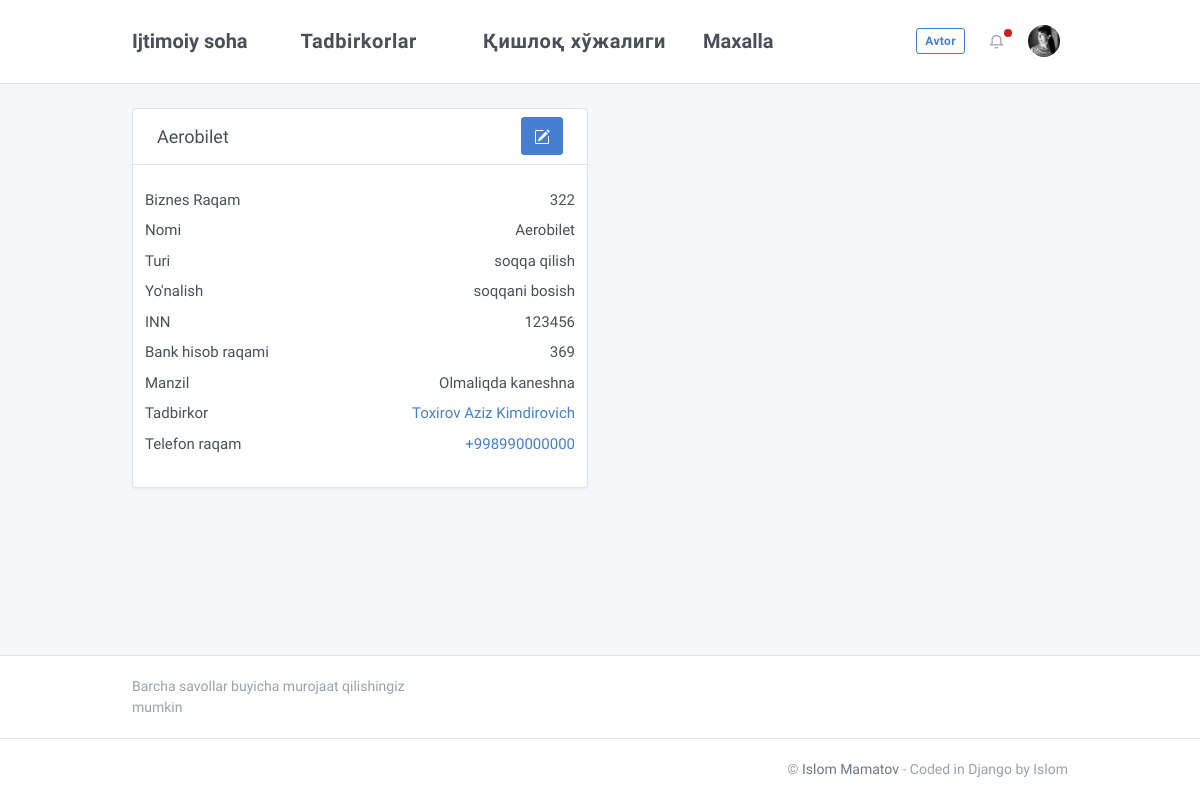
The app's page /bussines_u/1, older data.
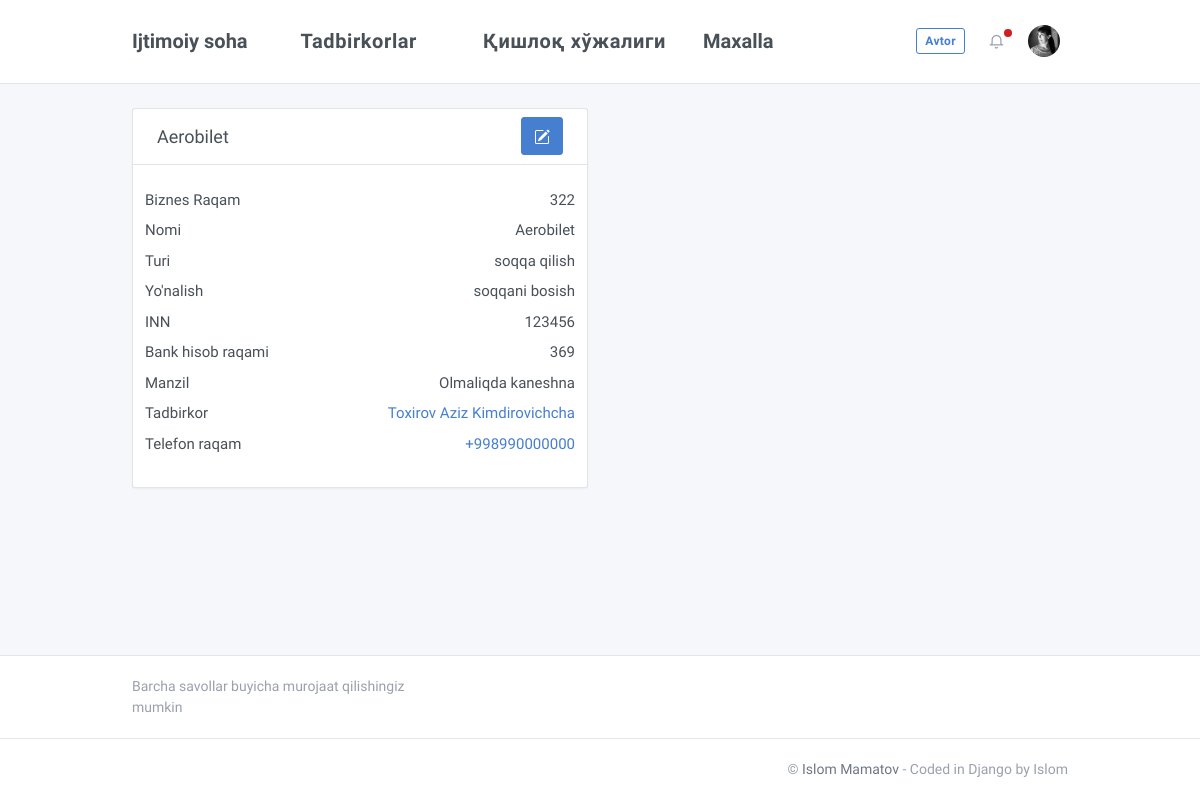
The same page, newer data.
### app/models.py (models this page shows, shortened)
class Business(models.Model):
    number = models.CharField(max_length=20)
    name = models.CharField(max_length=255)
    type = models.CharField(max_length=50)
    destination = models.CharField(max_length=255)
    inn = models.CharField(max_length=10, null=True)
    checking_account = models.IntegerField()
    address = models.CharField(max_length=155)
    owner = models.ForeignKey(User_info, on_delete=models.CASCADE)
    phone_number = models.CharField(max_length=14)

class User_info(models.Model):
    first_name = models.CharField(max_length=50)
    last_name = models.CharField(max_length=50)
    second_name = models.CharField(max_length=50)
    photo = models.ImageField(upload_to='avatars/',  default='core/static/assets/images/user.png')
    birth_date = models.DateField()
    sex = models.CharField(max_length=5)
    passport_data = models.CharField(max_length=9)
    inn = models.CharField(max_length=10, null=True)
    marital_status = models.CharField(max_length=10)  # TODO Choose bo'lishi kerak
    actual_address = models.CharField(max_length=50, default=None)
    passport_address = models.CharField(max_length=50)
    work_status = models.CharField(max_length=50)
    education = models.CharField(max_length=50, blank=True, null=True)
    law_status = models.BooleanField()
    mobile_phone = models.CharField(max_length=14)
    home_phone = models.CharField(max_length=14, null=True, blank=True)
    work_phone = models.CharField(max_length=14, null=True, blank=True)
    mahalla = models.ForeignKey("Mahalla", on_delete=models.PROTECT)

### app/views.py (the view, shortened to what this page needs)
# urls.py: path('bussines_u/<int:pk>', Bussiness_update_view.as_view(), name='update_bussiness'),
class Bussiness_update_view(View):
    def get(self, request, pk):
        content = {
            'business': Business.objects.get(id=pk),
            'form': BussinessForm(),
            'users': User_info.objects.all()
        }
        return render(request, 'templatesMe/bussines_u.html', content)

### core/templates/templatesMe/bussines_u.html (shortened to what this page needs)
{% extends "layouts/base.html" %}
{% load crispy_forms_tags %}
{% load static %}
{% block content %}
    <div class="container">
        <div class="row my-5">
            <div class="col-lg-6">
                <div class="card">
                    <div class="card-header d-flex justify-content-between">
                        <h3 class="card-title">{{ business.name }}</h3>
                        <button class="btn btn-primary" type="button" data-toggle="collapse"
                                data-target="#collapseExample" aria-expanded="false" aria-controls="collapseExample">
                        </button>
                    </div>
                    <div class="card-body">
                        <div class="">
                            <div class="row d-flex justify-content-between">
                                <div>Biznes Raqam</div>
                                <div>{{ business.number }}</div>
                            </div>
                            <div class="row my-2 d-flex justify-content-between">
                                <div>Nomi</div>
                                <div>{{ business.name }}</div>
                            </div>
                            <div class="row my-2 d-flex justify-content-between">
                                <div>Turi</div>
                                <div>{{ business.type }}</div>
                            </div>
                            <div class="row my-2 d-flex justify-content-between">
                                <div>Yo'nalish</div>
                                <div>{{ business.destination }}</div>
                            </div>
                            <div class="row my-2 d-flex justify-content-between">
                                <div>INN</div>
                                <div>{{ business.inn }}</div>
                            </div>
                            <div class="row my-2 d-flex justify-content-between">
                                <div>Bank hisob raqami</div>
                                <div>{{ business.checking_account }}</div>
                            </div>
                            <div class="row my-2 d-flex justify-content-between">
                                <div>Manzil</div>
                                <div>{{ business.address }}</div>
                            </div>
                            <div class="row my-2 d-flex justify-content-between">
                                <div>Tadbirkor</div>
                                <div>
                                    <a href="{% url 'update_user' business.owner.id %}">{{ business.owner.first_name }} {{ business.owner.last_name }} {{ business.owner.second_name }}</a>
                                </div>
                            </div>
                            <div class="row my-2 d-flex justify-content-between">
                                <div>Telefon raqam</div>
                                <div><a href="tel:{{ business.phone_number }}">{{ business.phone_number }}</a></div>
                            </div>
                        </div>
                    </div>
                </div>
            </div>
        </div>
    </div>
{% endblock content %}

Row changes from the older to the newer data that the page shows:
changed through a linked row, Business "Aerobilet": owner.second_name "Kimdirovich" → "Kimdirovichcha"
